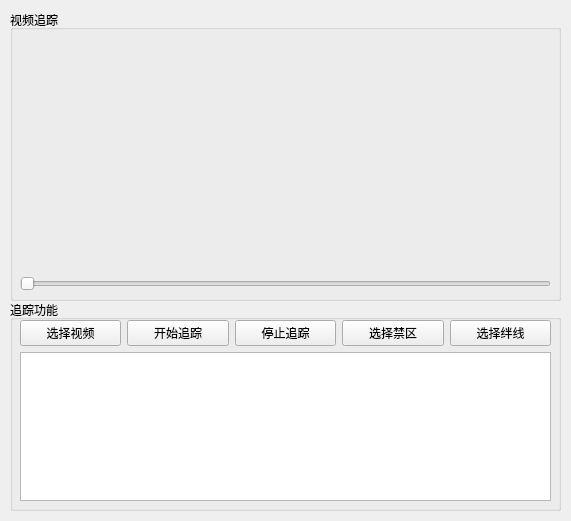
<?xml version="1.0" encoding="UTF-8"?>
<ui version="4.0">
 <class>MainWindow</class>
 <widget class="QMainWindow" name="MainWindow">
  <property name="geometry">
   <rect>
    <x>0</x>
    <y>0</y>
    <width>571</width>
    <height>521</height>
   </rect>
  </property>
  <property name="windowTitle">
   <string>MainWindow</string>
  </property>
  <widget class="QWidget" name="centralwidget">
   <widget class="QGroupBox" name="groupBox">
    <property name="geometry">
     <rect>
      <x>10</x>
      <y>10</y>
      <width>551</width>
      <height>291</height>
     </rect>
    </property>
    <property name="title">
     <string>视频追踪</string>
    </property>
    <widget class="QWidget" name="">
     <property name="geometry">
      <rect>
       <x>10</x>
       <y>20</y>
       <width>531</width>
       <height>261</height>
      </rect>
     </property>
     <layout class="QVBoxLayout" name="verticalLayout">
      <item>
       <widget class="QLabel" name="lblVideoCapture">
        <property name="text">
         <string/>
        </property>
       </widget>
      </item>
      <item>
       <widget class="QSlider" name="horizontalSlider">
        <property name="orientation">
         <enum>Qt::Horizontal</enum>
        </property>
       </widget>
      </item>
     </layout>
    </widget>
   </widget>
   <widget class="QGroupBox" name="groupBox_2">
    <property name="geometry">
     <rect>
      <x>10</x>
      <y>300</y>
      <width>551</width>
      <height>211</height>
     </rect>
    </property>
    <property name="title">
     <string>追踪功能</string>
    </property>
    <widget class="QWidget" name="">
     <property name="geometry">
      <rect>
       <x>10</x>
       <y>20</y>
       <width>531</width>
       <height>181</height>
      </rect>
     </property>
     <layout class="QVBoxLayout" name="verticalLayout_2">
      <item>
       <layout class="QHBoxLayout" name="horizontalLayout">
        <item>
         <widget class="QPushButton" name="btnSelectVideo">
          <property name="text">
           <string>选择视频</string>
          </property>
         </widget>
        </item>
        <item>
         <widget class="QPushButton" name="btnStartTracking">
          <property name="text">
           <string>开始追踪</string>
          </property>
         </widget>
        </item>
        <item>
         <widget class="QPushButton" name="btnStopTracking">
          <property name="text">
           <string>停止追踪</string>
          </property>
         </widget>
        </item>
        <item>
         <widget class="QPushButton" name="btnSelectArea">
          <property name="text">
           <string>选择禁区</string>
          </property>
         </widget>
        </item>
        <item>
         <widget class="QPushButton" name="btnSelectLine">
          <property name="text">
           <string>选择绊线</string>
          </property>
         </widget>
        </item>
       </layout>
      </item>
      <item>
       <widget class="QPlainTextEdit" name="plainTextEdit"/>
      </item>
     </layout>
    </widget>
   </widget>
  </widget>
 </widget>
 <resources/>
 <connections/>
</ui>
